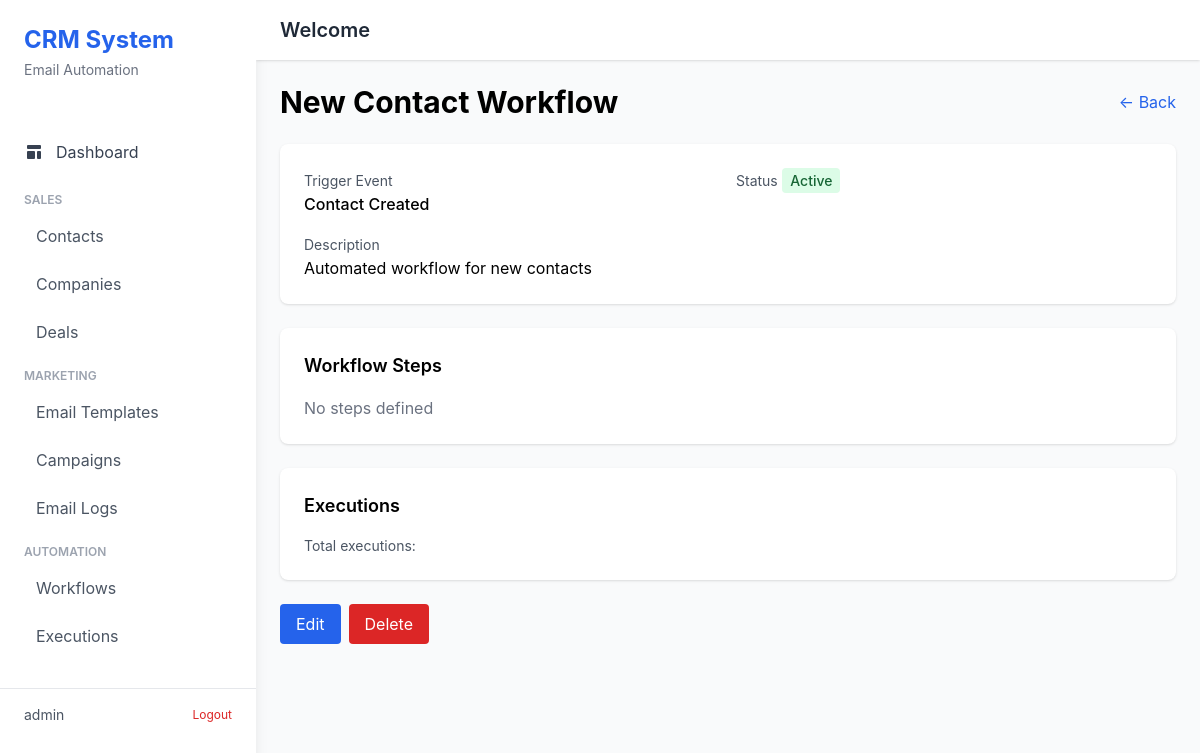
Page /automations/1/ (signed in) on the committed database.
### automations/models.py (models this page shows, shortened)
class Workflow(models.Model):
    TRIGGER_CHOICES = [
        ('contact_created', 'Contact Created'),
        ('deal_stage_changed', 'Deal Stage Changed'),
        ('manual', 'Manual Trigger'),
        ('tag_added', 'Tag Added'),
        ('contact_updated', 'Contact Updated'),
    ]
    name = models.CharField(max_length=255)
    description = models.TextField(blank=True)
    trigger_event = models.CharField(max_length=50, choices=TRIGGER_CHOICES)
    trigger_data = models.CharField(
        max_length=500,
        blank=True,
        help_text="JSON data for trigger (e.g., {\"tag\": \"sales\"}, {\"stage_id\": 1})"
    )
    is_active = models.BooleanField(default=True)
    created_by = models.ForeignKey(User, on_delete=models.SET_NULL, null=True, blank=True)
    created_at = models.DateTimeField(auto_now_add=True)
    updated_at = models.DateTimeField(auto_now=True)
    class Meta:
        ordering = ['-created_at']

### automations/views.py (the view)
# urls.py: path('<int:pk>/', views.WorkflowDetailView.as_view(), name='workflow_detail'),
class WorkflowDetailView(LoginRequiredMixin, DetailView):
    model = Workflow
    template_name = 'automations/workflow_detail.html'
    context_object_name = 'workflow'
    def get_context_data(self, **kwargs):
        context = super().get_context_data(**kwargs)
        workflow = self.get_object()
        context['steps'] = workflow.steps.all().order_by('order')
        context['executions'] = workflow.executions.all()[:10]
        return context

### templates/automations/workflow_detail.html (shortened to what this page needs)
{% extends "base.html" %}
{% block content %}
<div class="max-w-4xl mx-auto space-y-6">
    <div class="flex justify-between items-center">
        <h1 class="text-3xl font-bold">{{ workflow.name }}</h1>
        <a href="{% url 'automations:workflow_list' %}" class="text-blue-600 hover:underline">← Back</a>
    </div>
    <div class="bg-white rounded-lg shadow p-6 space-y-4">
        <div class="grid grid-cols-2 gap-4">
            <div>
                <label class="text-sm text-gray-600">Trigger Event</label>
                <p class="font-medium">{{ workflow.get_trigger_event_display }}</p>
            </div>
            <div>
                <label class="text-sm text-gray-600">Status</label>
                <span class="px-2 py-1 rounded text-sm font-medium {% if workflow.is_active %}bg-green-100 text-green-800{% else %}bg-gray-100 text-gray-800{% endif %}">
                    {% if workflow.is_active %}Active{% else %}Inactive{% endif %}
                </span>
            </div>
        </div>
        <div>
            <label class="text-sm text-gray-600">Description</label>
            <p>{{ workflow.description|default:"-" }}</p>
        </div>
    </div>
    <div class="bg-white rounded-lg shadow p-6">
        <h3 class="text-lg font-semibold mb-4">Workflow Steps</h3>
        <div class="space-y-3">
            {% for step in workflow.workflowstep_set.all %}
            <div class="border rounded-lg p-4">
                <div class="flex justify-between items-start">
                    <div>
                        <p class="font-medium">Step {{ step.order }}: {{ step.get_action_display }}</p>
                        {% if step.delay_days %}
                        <p class="text-sm text-gray-600">Delay: {{ step.delay_days }} days</p>
                        {% endif %}
                        {% if step.email_template %}
                        <p class="text-sm text-gray-600">Template: {{ step.email_template.name }}</p>
                        {% endif %}
                    </div>
                </div>
            </div>
            {% empty %}
            <p class="text-gray-500">No steps defined</p>
            {% endfor %}
        </div>
    </div>
    <div class="bg-white rounded-lg shadow p-6">
        <h3 class="text-lg font-semibold mb-4">Executions</h3>
        <p class="text-sm text-gray-600">Total executions: {{ workflow.workflowexecution_set.count }}</p>
    </div>
    <div class="flex gap-2">
        <a href="{% url 'automations:workflow_update' workflow.id %}" class="px-4 py-2 bg-blue-600 text-white rounded hover:bg-blue-700">
            Edit
        </a>
        <a href="{% url 'automations:workflow_delete' workflow.id %}" class="px-4 py-2 bg-red-600 text-white rounded hover:bg-red-700">
            Delete
        </a>
    </div>
</div>
{% endblock %}

### templates/base.html (shortened to what this page needs)
<!DOCTYPE html>
<html lang="en">
<head>
    <script src="https://cdn.tailwindcss.com"></script>
</head>
<body class="bg-gray-50">
    <div class="flex h-screen">
        <div class="w-64 bg-white shadow-lg overflow-y-auto">
            <div class="p-6">
                <h1 class="text-2xl font-bold text-blue-600">CRM System</h1>
                <p class="text-sm text-gray-500 mt-1">Email Automation</p>
            </div>
            <nav class="mt-6">
                <a href="{% url 'dashboard' %}" class="block px-6 py-3 {% if request.resolver_match.url_name == 'dashboard' %}sidebar-active{% else %}text-gray-700 hover:bg-gray-100{% endif %}">
                    <span class="flex items-center">
                        Dashboard
                    </span>
                </a>
                <div class="mt-4 px-6">
                    <p class="text-xs font-semibold text-gray-400 uppercase">Sales</p>
                    <a href="{% url 'contacts:contact_list' %}" class="block mt-2 px-3 py-2 rounded {% if request.resolver_match.app_name == 'contacts' %}sidebar-active{% else %}text-gray-600 hover:bg-gray-100{% endif %}">
                        Contacts
                    </a>
                    <a href="{% url 'contacts:company_list' %}" class="block mt-2 px-3 py-2 rounded {% if request.resolver_match.url_name == 'company_list' %}sidebar-active{% else %}text-gray-600 hover:bg-gray-100{% endif %}">
                        Companies
                    </a>
                    <a href="{% url 'deals:deal_list' %}" class="block mt-2 px-3 py-2 rounded {% if request.resolver_match.app_name == 'deals' %}sidebar-active{% else %}text-gray-600 hover:bg-gray-100{% endif %}">
                        Deals
                    </a>
                </div>
                <div class="mt-4 px-6">
                    <p class="text-xs font-semibold text-gray-400 uppercase">Marketing</p>
                    <a href="{% url 'emails:template_list' %}" class="block mt-2 px-3 py-2 rounded {% if request.resolver_match.url_name == 'template_list' %}sidebar-active{% else %}text-gray-600 hover:bg-gray-100{% endif %}">
                        Email Templates
                    </a>
                    <a href="{% url 'emails:campaign_list' %}" class="block mt-2 px-3 py-2 rounded {% if request.resolver_match.url_name == 'campaign_list' %}sidebar-active{% else %}text-gray-600 hover:bg-gray-100{% endif %}">
                        Campaigns
                    </a>
                    <a href="{% url 'emails:log_list' %}" class="block mt-2 px-3 py-2 rounded {% if request.resolver_match.url_name == 'log_list' %}sidebar-active{% else %}text-gray-600 hover:bg-gray-100{% endif %}">
                        Email Logs
                    </a>
                </div>
                <div class="mt-4 px-6">
                    <p class="text-xs font-semibold text-gray-400 uppercase">Automation</p>
                    <a href="{% url 'automations:workflow_list' %}" class="block mt-2 px-3 py-2 rounded {% if request.resolver_match.url_name == 'workflow_list' %}sidebar-active{% else %}text-gray-600 hover:bg-gray-100{% endif %}">
                        Workflows
                    </a>
                    <a href="{% url 'automations:execution_list' %}" class="block mt-2 px-3 py-2 rounded {% if request.resolver_match.url_name == 'execution_list' %}sidebar-active{% else %}text-gray-600 hover:bg-gray-100{% endif %}">
                        Executions
                    </a>
                </div>
            </nav>
            <div class="mt-8 px-6 border-t pt-4">
                <div class="flex items-center justify-between">
                    <span class="text-sm text-gray-600">{{ user.username }}</span>
                    <a href="{% url 'account_logout' %}" class="text-xs text-red-600 hover:text-red-700">Logout</a>
                </div>
            </div>
        </div>
        <div class="flex-1 flex flex-col overflow-hidden">
            <header class="bg-white shadow">
                <div class="px-6 py-4 flex justify-between items-center">
                    <h2 class="text-xl font-semibold text-gray-800">{% block header %}Welcome{% endblock %}</h2>
                </div>
            </header>
            <main class="flex-1 overflow-auto">
                <div class="p-6">
                    {% block content %}{% endblock %}
                </div>
            </main>
        </div>
    </div>
</body>
</html>

### templates/base.html (style rules this page uses)
body { font-family: -apple-system, BlinkMacSystemFont, 'Segoe UI', Roboto, 'Helvetica Neue', Arial, sans-serif; }

### rows in the picture
Workflow: name "New Contact Workflow", trigger_event "Contact Created", description "Automated workflow for new contacts"

### other values in the picture
{{ user.username }} "admin"
